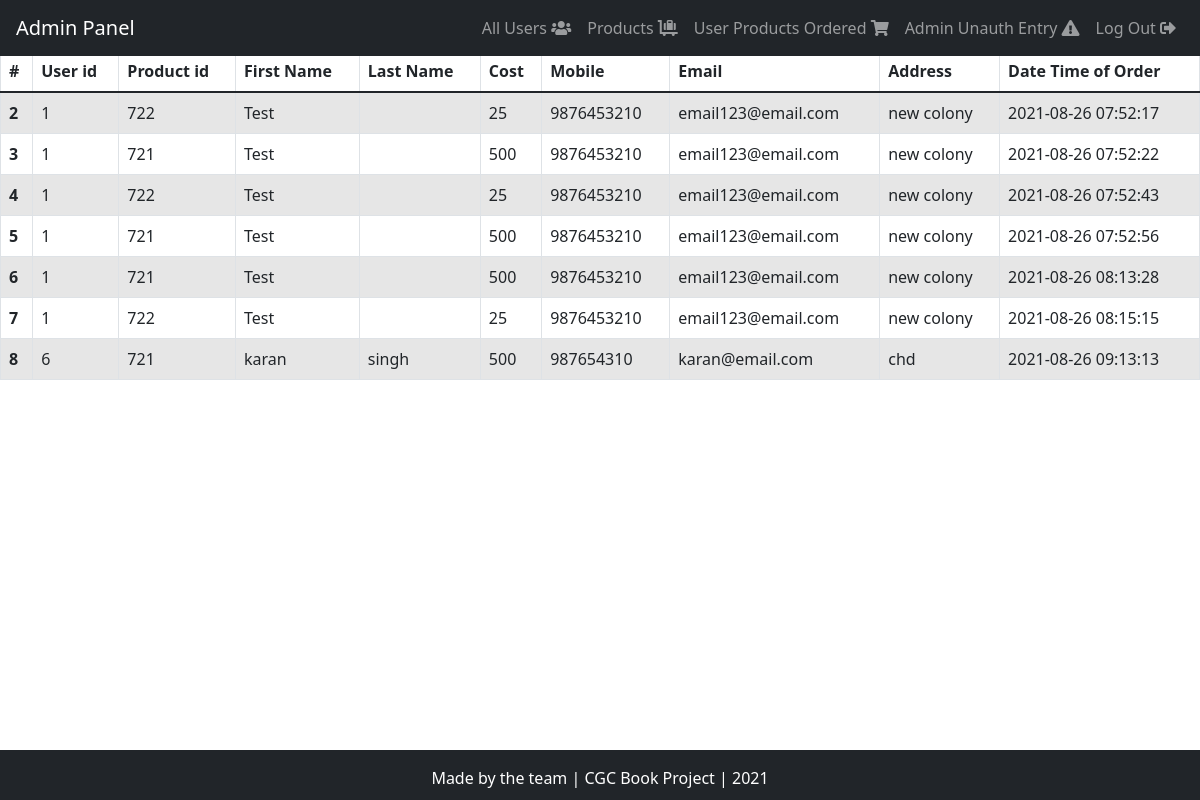
The page /admin-user-products.php on the database its author committed.
### tables this page shows
CREATE TABLE `user_product_ordered` (
  `id` int NOT NULL,
  `uid` int NOT NULL,
  `pid` int NOT NULL,
  `date_time` timestamp NOT NULL
);

CREATE TABLE `user` (
  `id` int NOT NULL,
  `first_name` text NOT NULL,
  `last_name` text NOT NULL,
  `address` varchar(100) NOT NULL,
  `mobile` bigint NOT NULL,
  `email` varchar(30) NOT NULL,
  `password` varchar(400) NOT NULL
);

CREATE TABLE `product` (
  `pid` int NOT NULL,
  `name` varchar(10) NOT NULL,
  `detail_desc` varchar(100) NOT NULL,
  `cost` int NOT NULL,
  `added_date` timestamp NOT NULL,
  `file_img_link` varchar(100) NOT NULL
);

### admin-user-products.php (the view, shortened to what this page needs)
<?php
     include 'db_con.php';
     $SELECT_QUERY="SELECT up.id, up.uid, up.pid, u.first_name, u.last_name, p.cost, u.mobile, u.email, u.address, up.date_time  FROM user_product_ordered up INNER JOIN user u ON u.id = up.uid INNER JOIN product p ON p.pid=up.pid";
     $SELECT_QUERY_GET=mysqli_query($con,$SELECT_QUERY)
     or die(mysqli_error($con));
?>
<!DOCTYPE html>
<html lang="en">
<head>
    <link rel="stylesheet" href="https://maxcdn.bootstrapcdn.com/bootstrap/4.0.0/css/bootstrap.min.css">
    <link rel="stylesheet" href="https://cdn.jsdelivr.net/npm/bootstrap-icons@1.5.0/font/bootstrap-icons.css">
    <link href="https://cdn.jsdelivr.net/npm/bootstrap@5.0.2/dist/css/bootstrap.min.css" rel="stylesheet">
    <link rel="stylesheet" href="https://cdnjs.cloudflare.com/ajax/libs/font-awesome/5.15.4/css/all.min.css" />
    <link rel="stylesheet" href="css/admin_user.css">
</head>
<body>
<?php include'admin-header.php' ?>
<div class="main">
<table class="table table-striped  table-bordered">
  <thead>
    <tr>
      <th scope="col">#</th>
      <th scope="col">User id</th>
      <th scope="col">Product id</th>
      <th scope="col">First Name</th>
      <th scope="col">Last Name</th>
      <th scope="col">Cost</th>
      <th scope="col">Mobile</th>
      <th scope="col">Email</th>
      <th scope="col">Address</th>
      <th scope="col">Date Time of Order</th>
    </tr>
  </thead>
  <tbody>
<?php while($row=mysqli_fetch_array($SELECT_QUERY_GET)){?>
  <tr>
      <th scope="row"><?php echo $row['id']; ?></th>
      <td><?php echo $row['uid']; ?></td>
      <td><?php echo $row['pid']; ?></td>
      <td><?php echo $row['first_name']; ?></td>
      <td><?php echo $row['last_name']; ?></td>
      <td><?php echo $row['cost']; ?></td>
      <td><?php echo $row['mobile']; ?></td>
      <td><?php echo $row['email']; ?></td>
      <td><?php echo $row['address']; ?></td>
      <td><?php echo $row['date_time']; ?></td>
    </tr>
<?php }?>
  </tbody>
</table>
</div>
<?php include 'footer.php' ?>
</body>
</html>

### css/admin_user.css (style rules this page uses)
.main { padding-top: 50px; }

### rows shown on the page
user_product_ordered: id "2", uid "1", pid "722", user.first_name "Test", pid.cost "25", user.mobile "9876453210", user.email "email123@email.com", user.address "new colony", date_time "2021-08-26 07:52:17"
user_product_ordered: id "3", uid "1", pid "721", user.first_name "Test", pid.cost "500", user.mobile "9876453210", user.email "email123@email.com", user.address "new colony", date_time "2021-08-26 07:52:22"
user_product_ordered: id "4", uid "1", pid "722", user.first_name "Test", pid.cost "25", user.mobile "9876453210", user.email "email123@email.com", user.address "new colony", date_time "2021-08-26 07:52:43"
user_product_ordered: id "5", uid "1", pid "721", user.first_name "Test", pid.cost "500", user.mobile "9876453210", user.email "email123@email.com", user.address "new colony", date_time "2021-08-26 07:52:56"
user_product_ordered: id "6", uid "1", pid "721", user.first_name "Test", pid.cost "500", user.mobile "9876453210", user.email "email123@email.com", user.address "new colony", date_time "2021-08-26 08:13:28"
user_product_ordered: id "7", uid "1", pid "722", user.first_name "Test", pid.cost "25", user.mobile "9876453210", user.email "email123@email.com", user.address "new colony", date_time "2021-08-26 08:15:15"
user_product_ordered: id "8", uid "6", pid "721", user.first_name "karan", user.last_name "singh", pid.cost "500", user.mobile "987654310", user.email "karan@email.com", user.address "chd", date_time "2021-08-26 09:13:13"
